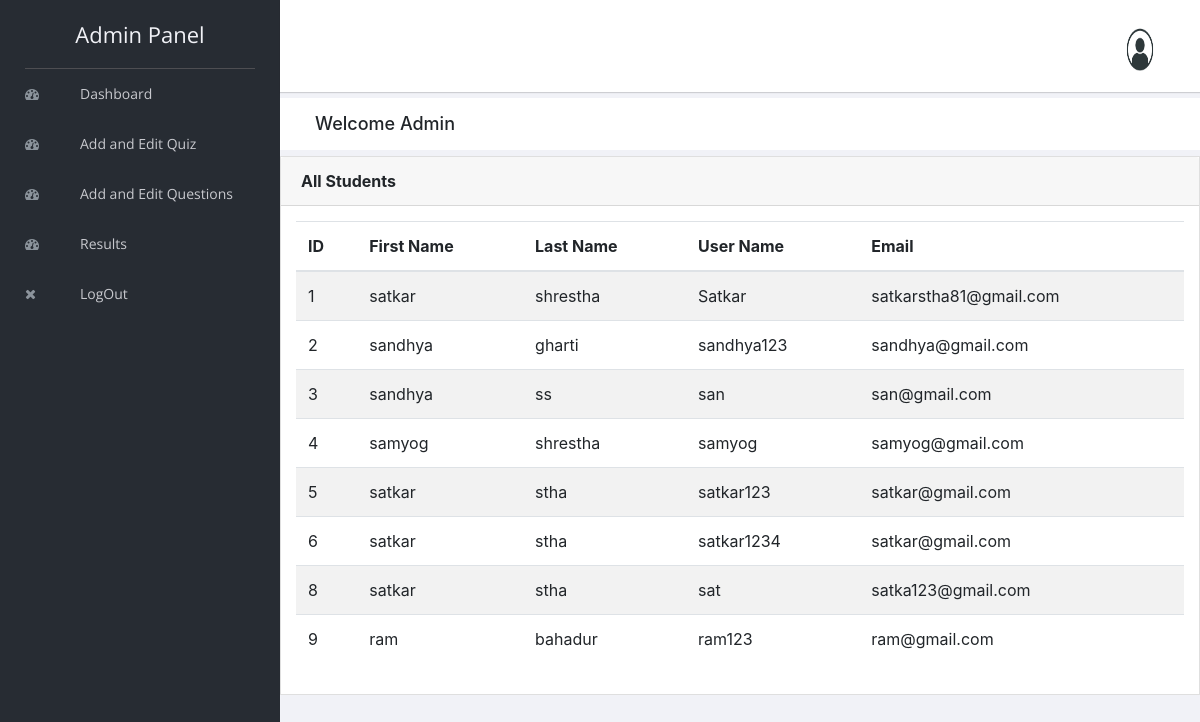
The page /admin/demo.php (signed in) on the database its author committed.
### tables this page shows
CREATE TABLE `student` (
  `id` int(11) NOT NULL,
  `firstname` varchar(50) NOT NULL,
  `lastname` varchar(50) NOT NULL,
  `username` varchar(50) NOT NULL,
  `email` varchar(50) NOT NULL,
  `password` varchar(50) NOT NULL
);

### admin/demo.php (the view, shortened to what this page needs)
<?php
include "header.php";
include "../connect.php";
?>
<div class="breadcrumbs">
    <div class="col-sm-4">
        <div class="page-header float-left">
            <div class="page-title">
                <h1>Welcome Admin</h1>
            </div>
        </div>
    </div>
</div>
        <div class="row">
            <div class="col-lg-12">
                <div class="card">
                    <div class="card-header">
                        <strong class="card-title">All Students</strong>
                    </div>
                    <div class="card-body">
                        <table class="table table-striped">
                            <thead>
                                <tr>
                                    <th>ID</th>
                                    <th>First Name</th>
                                    <th>Last Name</th>
                                    <th>User Name</th>
                                    <th>Email</th>
                                </tr>
                            </thead>
                            <tbody>
                                <?php
                                $students = mysqli_query($link, "SELECT id, firstname, lastname, username, email FROM student");
                                while ($row = mysqli_fetch_assoc($students)) {
                                    echo "<tr>";
                                    echo "<td>{$row['id']}</td>";
                                    echo "<td>{$row['firstname']}</td>";
                                    echo "<td>{$row['lastname']}</td>";
                                    echo "<td>{$row['username']}</td>";
                                    echo "<td>{$row['email']}</td>";
                                    echo "</tr>";
                                }
                                ?>
                            </tbody>
                        </table>
                    </div>
                </div>
            </div>
        </div>
    </div>
<?php
include "footer.php";
?>

### admin/header.php (shortened to what this page needs)
<!doctype html>
<html class="no-js" lang="en">
<head>
    <link rel="stylesheet" href="vendors/bootstrap/dist/css/bootstrap.min.css">
    <link rel="stylesheet" href="vendors/font-awesome/css/font-awesome.min.css">
    <link rel="stylesheet" href="vendors/themify-icons/css/themify-icons.css">
    <link rel="stylesheet" href="vendors/flag-icon-css/css/flag-icon.min.css">
    <link rel="stylesheet" href="vendors/selectFX/css/cs-skin-elastic.css">
    <link rel="stylesheet" href="assets/css/style.css">
</head>
<body>
    <aside id="left-panel" class="left-panel">
        <nav class="navbar navbar-expand-sm navbar-default">
            <div class="navbar-header">
                <a class="navbar-brand" href="demo.php">Admin Panel</a>
            </div>
            <div id="main-menu" class="main-menu collapse navbar-collapse">
                <ul class="nav navbar-nav">
                    <li>
                        <a href="demo.php"> <i class="menu-icon fa fa-dashboard"></i>Dashboard </a>
                    </li>
                    <li>
                        <a href="exam_category.php"> <i class="menu-icon fa fa-dashboard"></i>Add and Edit Quiz </a>
                    </li>
                    <li>
                        <a href="add_edit_exam_questions.php"> <i class="menu-icon fa fa-dashboard"></i>Add and Edit Questions </a>
                    </li>
                    <li>
                        <a href="old-exam-results.php"> <i class="menu-icon fa fa-dashboard"></i>Results </a>
                    </li>
                    <li>
                        <a href="logout.php"> <i class="menu-icon fa fa-close"></i>LogOut </a>
                    </li>
                </ul>
            </div>
        </nav>
    </aside>
    <div id="right-panel" class="right-panel">
        <header id="header" class="header">
            <div class="header-menu">
                <div class="col-sm-7">
                </div>
                <div class="col-sm-5">
                    <div class="user-area dropdown float-right">
                        <a href="#" class="dropdown-toggle" data-toggle="dropdown" aria-haspopup="true"
                            aria-expanded="false">
                            <img class="user-avatar rounded-circle" src="images/img.jpg" alt="User Avatar" style="width:50px;height:60px;">
                        </a>
                    </div>
                </div>
            </div>
        </header>

### admin/footer.php (shortened to what this page needs)
</body>
</html>

### rows shown on the page
student: id "1", firstname "satkar", lastname "shrestha", username "Satkar", email "satkarstha81@gmail.com"
student: id "2", firstname "sandhya", lastname "gharti", username "sandhya123", email "sandhya@gmail.com"
student: id "3", firstname "sandhya", lastname "ss", username "san", email "san@gmail.com"
student: id "4", firstname "samyog", lastname "shrestha", username "samyog", email "samyog@gmail.com"
student: id "5", firstname "satkar", lastname "stha", username "satkar123", email "satkar@gmail.com"
student: id "6", firstname "satkar", lastname "stha", username "satkar1234", email "satkar@gmail.com"
student: id "8", firstname "satkar", lastname "stha", username "sat", email "satka123@gmail.com"
student: id "9", firstname "ram", lastname "bahadur", username "ram123", email "ram@gmail.com"
